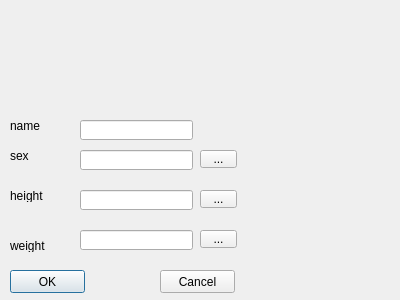
<?xml version="1.0" encoding="UTF-8"?>
<ui version="4.0">
 <class>Dialog</class>
 <widget class="QDialog" name="Dialog">
  <property name="geometry">
   <rect>
    <x>0</x>
    <y>0</y>
    <width>400</width>
    <height>300</height>
   </rect>
  </property>
  <property name="windowTitle">
   <string>Dialog</string>
  </property>
  <widget class="QLabel" name="label">
   <property name="geometry">
    <rect>
     <x>10</x>
     <y>120</y>
     <width>54</width>
     <height>12</height>
    </rect>
   </property>
   <property name="text">
    <string>name</string>
   </property>
  </widget>
  <widget class="QLabel" name="label_2">
   <property name="geometry">
    <rect>
     <x>10</x>
     <y>150</y>
     <width>54</width>
     <height>12</height>
    </rect>
   </property>
   <property name="text">
    <string>sex</string>
   </property>
  </widget>
  <widget class="QLabel" name="label_3">
   <property name="geometry">
    <rect>
     <x>10</x>
     <y>190</y>
     <width>54</width>
     <height>12</height>
    </rect>
   </property>
   <property name="text">
    <string>height</string>
   </property>
  </widget>
  <widget class="QLabel" name="label_4">
   <property name="geometry">
    <rect>
     <x>10</x>
     <y>240</y>
     <width>54</width>
     <height>12</height>
    </rect>
   </property>
   <property name="text">
    <string>weight</string>
   </property>
  </widget>
  <widget class="QLineEdit" name="lineEdit">
   <property name="geometry">
    <rect>
     <x>80</x>
     <y>120</y>
     <width>113</width>
     <height>20</height>
    </rect>
   </property>
  </widget>
  <widget class="QLineEdit" name="lineEdit_2">
   <property name="geometry">
    <rect>
     <x>80</x>
     <y>150</y>
     <width>113</width>
     <height>20</height>
    </rect>
   </property>
  </widget>
  <widget class="QLineEdit" name="lineEdit_3">
   <property name="geometry">
    <rect>
     <x>80</x>
     <y>190</y>
     <width>113</width>
     <height>20</height>
    </rect>
   </property>
  </widget>
  <widget class="QLineEdit" name="lineEdit_4">
   <property name="geometry">
    <rect>
     <x>80</x>
     <y>230</y>
     <width>113</width>
     <height>20</height>
    </rect>
   </property>
  </widget>
  <widget class="QToolButton" name="toolButton">
   <property name="geometry">
    <rect>
     <x>200</x>
     <y>150</y>
     <width>37</width>
     <height>18</height>
    </rect>
   </property>
   <property name="text">
    <string>...</string>
   </property>
  </widget>
  <widget class="QToolButton" name="toolButton_2">
   <property name="geometry">
    <rect>
     <x>200</x>
     <y>190</y>
     <width>37</width>
     <height>18</height>
    </rect>
   </property>
   <property name="text">
    <string>...</string>
   </property>
  </widget>
  <widget class="QToolButton" name="toolButton_3">
   <property name="geometry">
    <rect>
     <x>200</x>
     <y>230</y>
     <width>37</width>
     <height>18</height>
    </rect>
   </property>
   <property name="text">
    <string>...</string>
   </property>
  </widget>
  <widget class="QPushButton" name="pushButton">
   <property name="geometry">
    <rect>
     <x>10</x>
     <y>270</y>
     <width>75</width>
     <height>23</height>
    </rect>
   </property>
   <property name="text">
    <string>OK</string>
   </property>
  </widget>
  <widget class="QPushButton" name="pushButton_2">
   <property name="geometry">
    <rect>
     <x>160</x>
     <y>270</y>
     <width>75</width>
     <height>23</height>
    </rect>
   </property>
   <property name="text">
    <string>Cancel</string>
   </property>
  </widget>
 </widget>
 <resources/>
 <connections/>
</ui>
